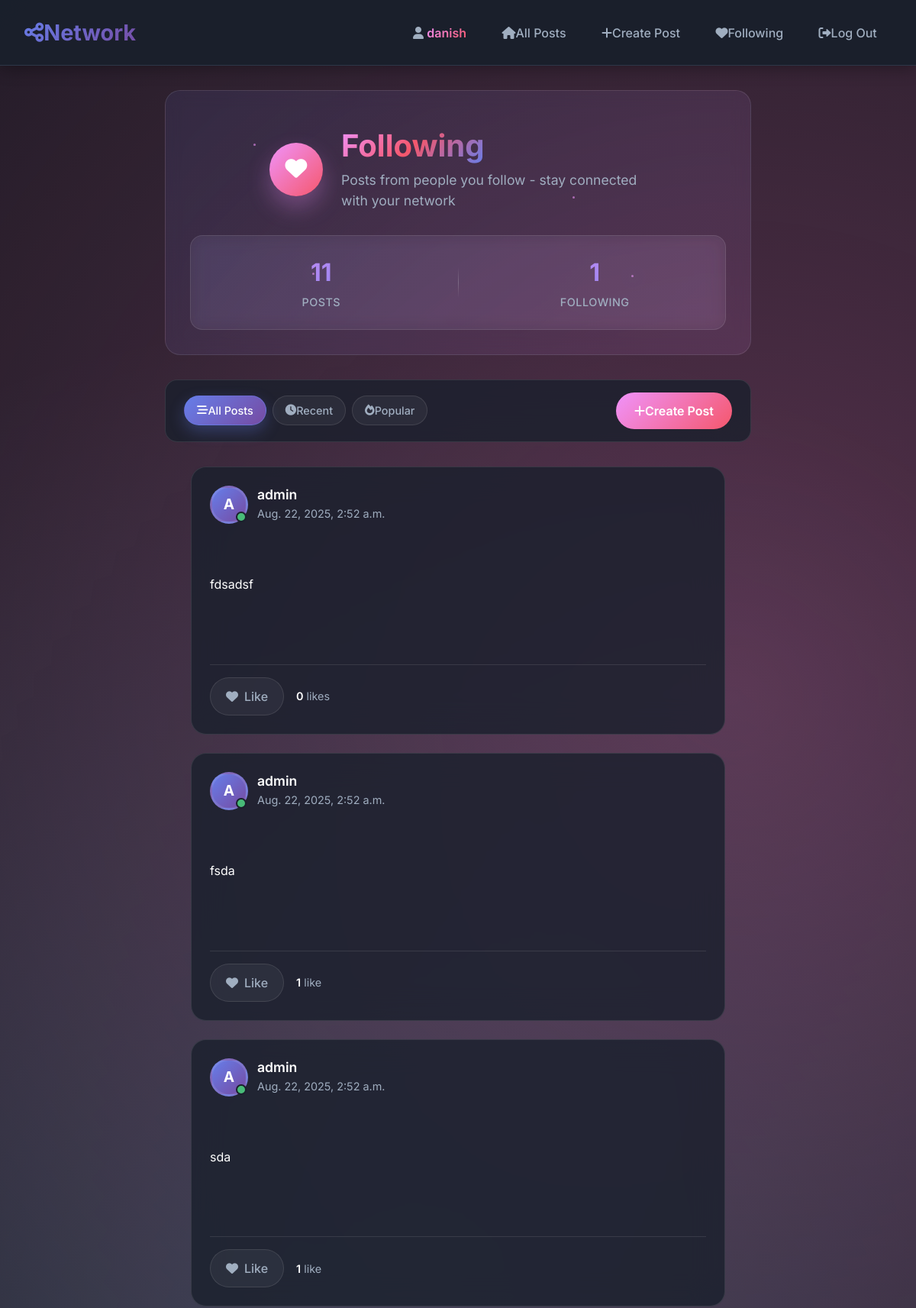
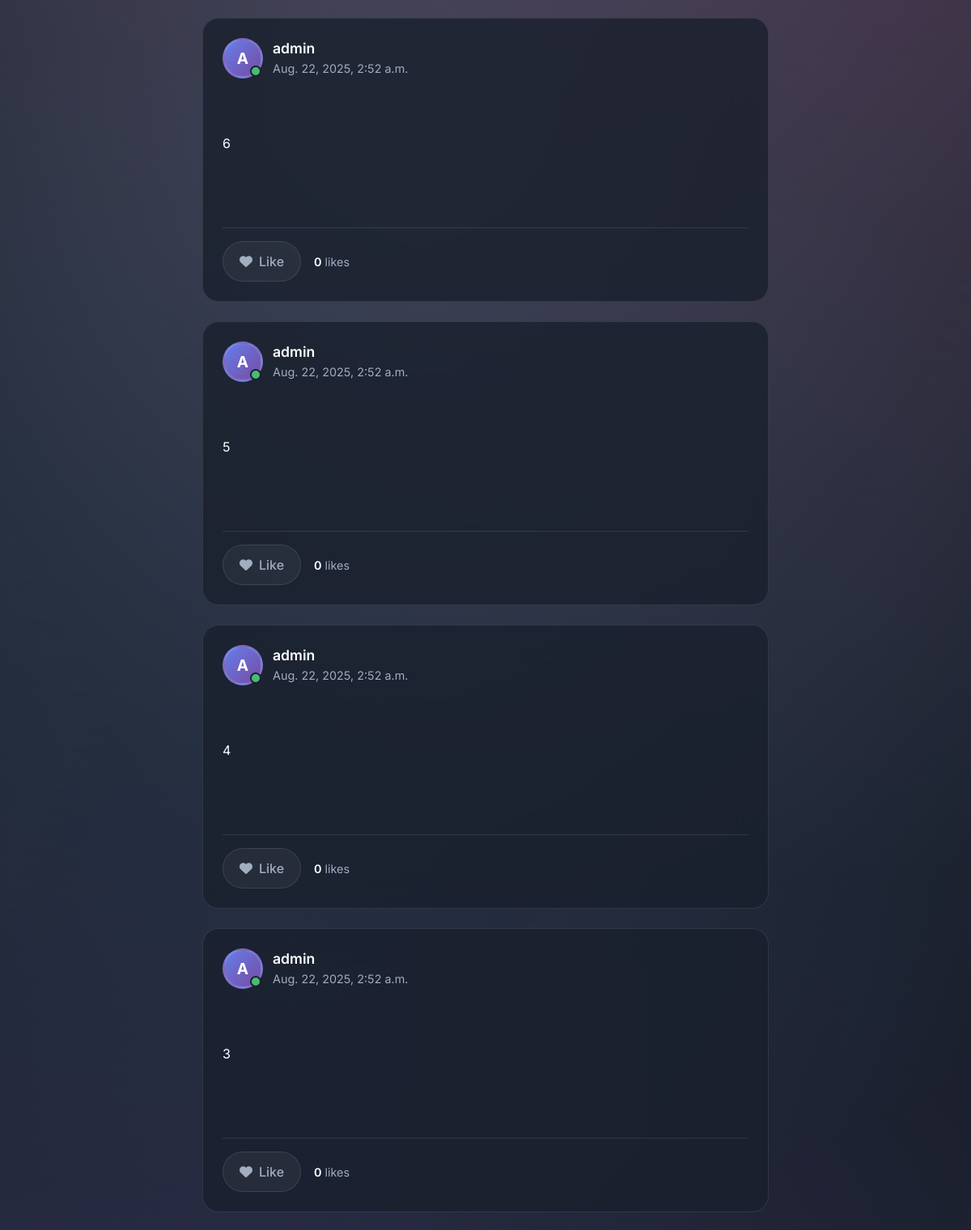
Page /following (signed in, upper part) on the committed database (2 pictures, top to bottom).
### network/models.py (models this page shows)
class User(AbstractUser):
    following = models.ManyToManyField(
        'self',
        symmetrical=False,
        related_name='followers'
    )

class Post(models.Model):
    post_creator = models.ForeignKey(User, on_delete=models.CASCADE,related_name='posts')
    post_content = models.TextField()
    post_creation_date = models.DateTimeField(default=timezone.now)
    posts_likes = models.ManyToManyField(User,blank=True,related_name='liked_posts')

### network/views.py (the view)
# urls.py: path('following',views.following,name="following"),
@login_required
def following(request):
    all_posts = Post.objects.filter(
        post_creator__in=request.user.following.all()
    ).order_by('-post_creation_date')  # newest first
    paginator = Paginator(all_posts,10)
    page_number = request.GET.get('page')
    page_obj = paginator.get_page(page_number)
    return render(request, 'network/following.html', {
        'page_obj': page_obj,
    })

### network/templates/network/following.html (shortened to what this page needs)
{% extends "network/layout.html" %}
{% block body %}
<div class="following-container">
    <div class="following-header">
        <div class="header-content">
            <div class="header-icon">
                <i class="fas fa-heart"></i>
            </div>
            <div class="header-text">
                <h1 class="page-title">
                    <span class="gradient-text">Following</span>
                </h1>
                <p class="page-subtitle">
                    Posts from people you follow - stay connected with your network
                </p>
            </div>
        </div>
        <div class="following-stats">
            <div class="stat-item">
                <div class="stat-number">{{ page_obj.paginator.count|default:"0" }}</div>
                <div class="stat-label">Posts</div>
            </div>
            <div class="stat-item">
                <div class="stat-number">{{ user.following.count|default:"0" }}</div>
                <div class="stat-label">Following</div>
            </div>
        </div>
        <div class="particles">
            <div class="particle"></div>
            <div class="particle"></div>
            <div class="particle"></div>
            <div class="particle"></div>
        </div>
    </div>
    <div class="action-bar">
        <div class="filter-section">
            <div class="filter-pills">
                <button class="filter-pill active" data-filter="all">
                    <i class="fas fa-stream me-1"></i>
                    All Posts
                </button>
                <button class="filter-pill" data-filter="recent">
                    <i class="fas fa-clock me-1"></i>
                    Recent
                </button>
                <button class="filter-pill" data-filter="popular">
                    <i class="fas fa-fire me-1"></i>
                    Popular
                </button>
            </div>
        </div>
        <div class="action-section">
            <a href="{% url 'newPost' %}" class="btn-create">
                <i class="fas fa-plus me-2"></i>
                Create Post
            </a>
        </div>
    </div>
    <div class="posts-content">
        {% include "network/_posts_list.html" with all_posts=all_posts %}
    </div>
</div>
{% endblock %}

### network/templates/network/layout.html (shortened to what this page needs)
{% load static %}
<!DOCTYPE html>
<html lang="en">
    <head>
        <link rel="stylesheet" href="https://stackpath.bootstrapcdn.com/bootstrap/4.4.1/css/bootstrap.min.css">
        <link rel="stylesheet" href="https://cdnjs.cloudflare.com/ajax/libs/font-awesome/6.0.0/css/all.min.css">
        <link href="{% static 'network/styles.css' %}" rel="stylesheet">
    </head>
    <body>
        <nav class="navbar navbar-expand-lg">
            <a class="navbar-brand" href="{% url 'index' %}">
                <i class="fas fa-share-alt me-2"></i>Network
            </a>
            <div class="collapse navbar-collapse" id="navbarNav">
                <ul class="navbar-nav ml-auto">
                    {% if user.is_authenticated %}
                        <li class="nav-item">
                            <a class="nav-link" href='{% url "profilePage" username=user.username %}'>
                                <i class="fas fa-user me-1"></i>
                                <strong>{{ user.username }}</strong>
                            </a>
                        </li>
                    {% endif %}
                    <li class="nav-item">
                        <a class="nav-link" href="{% url 'index' %}">
                            <i class="fas fa-home me-1"></i>All Posts
                        </a>
                    </li>
                    {% if user.is_authenticated %}
                        <li class="nav-item">
                            <a class="nav-link" href="{% url "newPost" %}">
                                <i class="fas fa-plus me-1"></i>Create Post
                            </a>
                        </li>
                        <li class="nav-item">
                            <a class="nav-link" href="{% url "following" %}">
                                <i class="fas fa-heart me-1"></i>Following
                            </a>
                        </li>
                        <li class="nav-item">
                            <a class="nav-link" href="{% url 'logout' %}">
                                <i class="fas fa-sign-out-alt me-1"></i>Log Out
                            </a>
                        </li>
                    {% endif %}
                </ul>
            </div>
        </nav>
        <div class="body">
            {% block body %}
            {% endblock %}
        </div>
    </body>
</html>

### network/templates/network/_posts_list.html (shortened to what this page needs)
{% load static %}
<div class="posts-feed">
  {% for post in page_obj %}
    <article class="post-card" data-post-id="{{ post.id }}">
      <div class="post-header">
        <div class="author-info">
          <div class="avatar-wrapper">
            <div class="avatar">
              {{ post.post_creator.username|first|upper }}
            </div>
            <div class="online-indicator"></div>
          </div>
          <div class="author-details">
            <h3 class="author-name">
              <a href='{% url "profilePage" username=post.post_creator.username %}'
                 class="author-link">
                {{ post.post_creator }}
              </a>
            </h3>
            <time class="post-date" datetime="{{ post.post_creation_date|date:'c' }}">
              {{ post.post_creation_date }}
            </time>
          </div>
        </div>
      </div>
      <div class="post-content">
        <div class="content-view" style="display: block;">
          <div class="post-text" id="post-content-{{ post.id }}">
            {{ post.post_content|linebreaks }}
          </div>
        </div>
      </div>
      <div class="post-actions">
        <div class="action-group">
          <button class="action-btn like-btn btn-toggle-like {% if user in post.posts_likes.all %}liked{% endif %}"
                  data-id="{{ post.id }}"
                  aria-label="{% if user in post.posts_likes.all %}Unlike{% else %}Like{% endif %} post">
            <div class="btn-content">
              <i class="fas fa-heart"></i>
              <span class="btn-text">
                {% if user in post.posts_likes.all %}Liked{% else %}Like{% endif %}
              </span>
            </div>
          </button>
          <div class="like-count">
            <span id="likes-count-{{ post.id }}" class="count-number">
              {{ post.posts_likes.count }}
            </span>
            <span class="count-label">
              {% if post.posts_likes.count == 1 %}like{% else %}likes{% endif %}
            </span>
          </div>
        </div>
      </div>
    </article>
  {% endfor %}
</div>

### network/templates/network/layout.html (style rules this page uses)
:root { --primary-gradient: linear-gradient(135deg, #667eea 0%, #764ba2 100%); --secondary-gradient: linear-gradient(135deg, #f093fb 0%, #f5576c 100%); --dark-bg: #0f1419; --card-bg: #1a202c; --text-primary: #ffffff; --text-secondary: #a0aec0; --border-color: #2d3748; --accent-color: #667eea; --hover-bg: #2d3748; --shadow: 0 10px 25px rgba(0, 0, 0, 0.3); --shadow-hover: 0 20px 40px rgba(0, 0, 0, 0.4); }
* { box-sizing: border-box; }
body { font-family: 'Inter', sans-serif; background: var(--dark-bg); color: var(--text-primary); margin: 0; padding: 0; min-height: 100vh; overflow-x: hidden; }
body::before { content: ''; position: fixed; top: 0; left: 0; width: 100%; height: 100%; background: radial-gradient(circle at 20% 80%, rgba(120, 119, 198, 0.3) 0%, transparent 50%), radial-gradient(circle at 80% 20%, rgba(255, 119, 198, 0.3) 0%, transparent 50%), radial-gradient(circle at 40% 40%, rgba(120, 219, 255, 0.2) 0%, transparent 50%); z-index: -1; animation: float 20s ease-in-out infinite; }
.navbar { background: rgba(26, 32, 44, 0.95) !important; backdrop-filter: blur(20px); border-bottom: 1px solid var(--border-color); padding: 1rem 2rem; box-shadow: 0 4px 20px rgba(0, 0, 0, 0.3); position: sticky; top: 0; z-index: 1000; }
.navbar-brand { font-weight: 700; font-size: 1.8rem; background: var(--primary-gradient); -webkit-background-clip: text; -webkit-text-fill-color: transparent; background-clip: text; text-decoration: none; position: relative; transition: all 0.3s ease; }
.navbar-brand::after { content: ''; position: absolute; bottom: -5px; left: 0; width: 0; height: 3px; background: var(--primary-gradient); transition: width 0.3s ease; border-radius: 2px; }
.navbar-nav { align-items: center; gap: 0.5rem; }
.nav-link { color: var(--text-secondary) !important; font-weight: 500; padding: 0.7rem 1.2rem !important; border-radius: 50px; transition: all 0.3s cubic-bezier(0.4, 0, 0.2, 1); position: relative; overflow: hidden; text-decoration: none; }
.nav-link::before { content: ''; position: absolute; top: 0; left: -100%; width: 100%; height: 100%; background: var(--primary-gradient); transition: left 0.3s ease; z-index: -1; border-radius: 50px; }
.nav-link strong { background: var(--secondary-gradient); -webkit-background-clip: text; -webkit-text-fill-color: transparent; background-clip: text; font-weight: 600; }
.body { padding: 2rem; max-width: 1200px; margin: 0 auto; min-height: calc(100vh - 80px); position: relative; }
.body > * { animation: fadeInUp 0.6s ease-out; }

### rows in the picture
User: username "danish", following.count "1"
Post: post_creator.username|first "A", post_creator "admin", post_creation_date "Aug. 22, 2025, 2:52 a.m.", post_content "fdsadsf", shows "Like", posts_likes.count "0"
Post: post_creator.username|first "A", post_creator "admin", post_creation_date "Aug. 22, 2025, 2:52 a.m.", post_content "fsda", shows "Like", posts_likes.count "1"
Post: post_creator.username|first "A", post_creator "admin", post_creation_date "Aug. 22, 2025, 2:52 a.m.", post_content "sda", shows "Like", posts_likes.count "1"
Post: post_creator.username|first "A", post_creator "admin", post_creation_date "Aug. 22, 2025, 2:52 a.m.", post_content "6", shows "Like", posts_likes.count "0"
Post: post_creator.username|first "A", post_creator "admin", post_creation_date "Aug. 22, 2025, 2:52 a.m.", post_content "5", shows "Like", posts_likes.count "0"
Post: post_creator.username|first "A", post_creator "admin", post_creation_date "Aug. 22, 2025, 2:52 a.m.", post_content "4", shows "Like", posts_likes.count "0"
Post: post_creator.username|first "A", post_creator "admin", post_creation_date "Aug. 22, 2025, 2:52 a.m.", post_content "3", shows "Like", posts_likes.count "0"

### other values in the picture
{{ page_obj.paginator.count|default:"0" }} "11"
